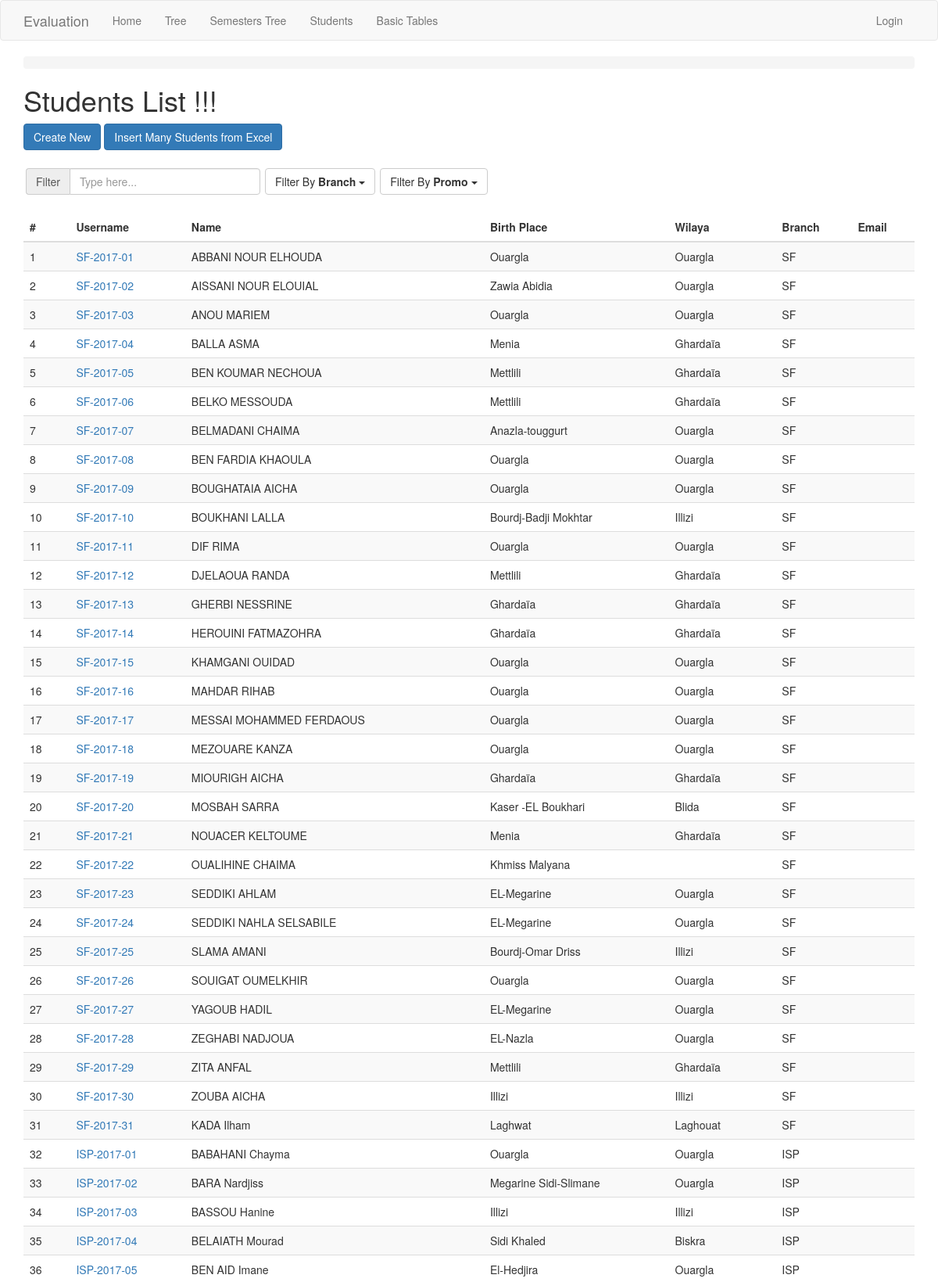
The page /student/ (upper part) on the database its author committed.
### app/models.py (models this page shows, shortened)
class Student(db.Model):
    id = db.Column(db.Integer, primary_key=True)
    username = db.Column(db.String(20), index=True, unique=True) # matricule
    last_name = db.Column(db.String(45), index=True)
    first_name = db.Column(db.String(45), index=True)
    email = db.Column(db.String(120))
    birth_date = db.Column(db.Date)
    birth_place = db.Column(db.String(45))
    address =  db.Column(db.String(120))
    photo = db.Column(db.String(250))
    sex = db.Column(db.String(20))
    residency = db.Column(db.String(20))
    phones = db.relationship('Phone', backref='student')
    create_time = db.Column(db.DateTime, default=datetime.utcnow)
    update_time = db.Column(db.DateTime, default=datetime.utcnow)
    branch_id = db.Column(db.Integer, db.ForeignKey('branch.id'))
    wilaya_id = db.Column(db.Integer, db.ForeignKey('wilaya.id'))
    student_sessions = db.relationship('StudentSession', back_populates='student')
    annual_grades = db.relationship('AnnualGrade', backref='student')

class Wilaya(db.Model):
    id = db.Column(db.Integer, primary_key=True)
    code = db.Column(db.String(10), index=True, unique=True)
    name = db.Column(db.String(100), index=True, unique=True)
    students = db.relationship('Student', backref='wilaya')
    def get_label(self):
        return self.name

class Branch(db.Model):
    id = db.Column(db.Integer, primary_key=True)
    name = db.Column(db.String(100), index=True, unique=True)
    description = db.Column(db.String(150))
    school_id = db.Column(db.Integer, db.ForeignKey('school.id'))
    students = db.relationship('Student', backref='branch')
    semesters = db.relationship('Semester', backref='branch')
    promos = db.relationship('Promo', backref='branch', order_by='Promo.start_date')

### app/routes.py (the view)
@app.route('/student/')
@register_breadcrumb(app, '.basic.student', 'Students')
def student_index():
    students = Student.query.all()
    return render_template('student/index.html', title='Students List', students=students)

### app/templates/student/index.html (shortened to what this page needs)
{% extends "base.html" %}
{% block styles %}
  {{super()}}
{% endblock %}
{% block app_content %}
    {% include '_breadcrumbs.html' %}
    <h1>Students List !!!</h1>
    <div>
        <a class="btn btn-primary" href="{{ url_for('students_create') }}">Create New</a>
        <a class="btn btn-primary" href="{{ url_for('students_create_many') }}"
        >Insert Many Students from Excel</a>
    </div>
    <div class="input-group filter_w">
      <span class="input-group-addon">Filter</span>
      <input id="filter" type="text" class="form-control" placeholder="Type here...">
    </div>
    <div class="dropdown filter_w">
      <button class="btn btn-default dropdown-toggle" type="button" id="dropdownMenu1" data-toggle="dropdown" aria-haspopup="true" aria-expanded="true">
        Filter By <b>Branch</b>
        <span class="caret"></span>
      </button>
    </div>
    <div class="dropdown filter_w">
      <button class="btn btn-default dropdown-toggle" type="button" id="dropdownMenu1" data-toggle="dropdown" aria-haspopup="true" aria-expanded="true">
        Filter By <b>Promo</b>
        <span class="caret"></span>
      </button>
    </div>
    <div>
      <table class="table table-striped">
        <thead>
          <tr>
            <th scope="col">#</th>
            <th scope="col">Username</th>
            <th scope="col">Name</th>
            <th scope="col">Birth Place</th>
            <th scope="col">Wilaya</th>
            <th scope="col">Branch</th>
            <th scope="col">Email</th>
          </tr>
        </thead>
        <tbody class="searchable">
        {% for student in students %}
          <tr>
            <td>{{loop.index}}</td>
            <td><a href="{{ url_for('student_view', id=student.id) }}"
              >{{ student.username }}</a></td>
            <td>{{ student.last_name | replace(' ', ' ') }} {{ student.first_name | replace(' ', ' ') }}</td>
            <td>{{ student.birth_place | replace('None', '') }}</td>
            <td>
              {% if student.wilaya %}
                {{ student.wilaya.get_label() | replace('None', '') }}
              {% endif %}
            </td>
            <td class="branch" value="{{student.branch.name}}">{{ student.branch.name }}</td>
            <td>{{ student.email | replace('None', '') }}</td>
          </tr>
        {% endfor %}
        </tbody>
      </table>
    </div>
{% endblock %}

### app/templates/student/index.html (style rules this page uses)
.filter_w { max-width: 300px; float: left; margin: 3px; }

### rows shown on the page
Student: username "SF-2017-01", last_name "ABBANI", first_name "NOUR ELHOUDA", birth_place "Ouargla", wilaya.get_label "Ouargla", branch.name "SF"
Student: username "SF-2017-02", last_name "AISSANI", first_name "NOUR ELOUIAL", birth_place "Zawia Abidia", wilaya.get_label "Ouargla", branch.name "SF"
Student: username "SF-2017-03", last_name "ANOU", first_name "MARIEM", birth_place "Ouargla", wilaya.get_label "Ouargla", branch.name "SF"
Student: username "SF-2017-04", last_name "BALLA", first_name "ASMA", birth_place "Menia", wilaya.get_label "Ghardaïa", branch.name "SF"
Student: username "SF-2017-05", last_name "BEN KOUMAR", first_name "NECHOUA", birth_place "Mettlili", wilaya.get_label "Ghardaïa", branch.name "SF"
Student: username "SF-2017-06", last_name "BELKO", first_name "MESSOUDA", birth_place "Mettlili", wilaya.get_label "Ghardaïa", branch.name "SF"
Student: username "SF-2017-07", last_name "BELMADANI", first_name "CHAIMA", birth_place "Anazla-touggurt", wilaya.get_label "Ouargla", branch.name "SF"
Student: username "SF-2017-08", last_name "BEN FARDIA", first_name "KHAOULA", birth_place "Ouargla", wilaya.get_label "Ouargla", branch.name "SF"
Student: username "SF-2017-09", last_name "BOUGHATAIA", first_name "AICHA", birth_place "Ouargla", wilaya.get_label "Ouargla", branch.name "SF"
Student: username "SF-2017-10", last_name "BOUKHANI", first_name "LALLA", birth_place "Bourdj-Badji Mokhtar", wilaya.get_label "Illizi", branch.name "SF"
Student: username "SF-2017-11", last_name "DIF", first_name "RIMA", birth_place "Ouargla", wilaya.get_label "Ouargla", branch.name "SF"
Student: username "SF-2017-12", last_name "DJELAOUA", first_name "RANDA", birth_place "Mettlili", wilaya.get_label "Ghardaïa", branch.name "SF"
Student: username "SF-2017-13", last_name "GHERBI", first_name "NESSRINE", birth_place "Ghardaïa", wilaya.get_label "Ghardaïa", branch.name "SF"
Student: username "SF-2017-14", last_name "HEROUINI", first_name "FATMAZOHRA", birth_place "Ghardaïa", wilaya.get_label "Ghardaïa", branch.name "SF"
Student: username "SF-2017-15", last_name "KHAMGANI", first_name "OUIDAD", birth_place "Ouargla", wilaya.get_label "Ouargla", branch.name "SF"
Student: username "SF-2017-16", last_name "MAHDAR", first_name "RIHAB", birth_place "Ouargla", wilaya.get_label "Ouargla", branch.name "SF"
Student: username "SF-2017-17", last_name "MESSAI MOHAMMED", first_name "FERDAOUS", birth_place "Ouargla", wilaya.get_label "Ouargla", branch.name "SF"
Student: username "SF-2017-18", last_name "MEZOUARE", first_name "KANZA", birth_place "Ouargla", wilaya.get_label "Ouargla", branch.name "SF"
Student: username "SF-2017-19", last_name "MIOURIGH", first_name "AICHA", birth_place "Ghardaïa", wilaya.get_label "Ghardaïa", branch.name "SF"
Student: username "SF-2017-20", last_name "MOSBAH", first_name "SARRA", birth_place "Kaser -EL Boukhari", wilaya.get_label "Blida", branch.name "SF"
Student: username "SF-2017-21", last_name "NOUACER", first_name "KELTOUME", birth_place "Menia", wilaya.get_label "Ghardaïa", branch.name "SF"
Student: username "SF-2017-22", last_name "OUALIHINE", first_name "CHAIMA", birth_place "Khmiss Malyana", branch.name "SF"
Student: username "SF-2017-23", last_name "SEDDIKI", first_name "AHLAM", birth_place "EL-Megarine", wilaya.get_label "Ouargla", branch.name "SF"
Student: username "SF-2017-24", last_name "SEDDIKI", first_name "NAHLA SELSABILE", birth_place "EL-Megarine", wilaya.get_label "Ouargla", branch.name "SF"
Student: username "SF-2017-25", last_name "SLAMA", first_name "AMANI", birth_place "Bourdj-Omar Driss", wilaya.get_label "Illizi", branch.name "SF"
Student: username "SF-2017-26", last_name "SOUIGAT", first_name "OUMELKHIR", birth_place "Ouargla", wilaya.get_label "Ouargla", branch.name "SF"
Student: username "SF-2017-27", last_name "YAGOUB", first_name "HADIL", birth_place "EL-Megarine", wilaya.get_label "Ouargla", branch.name "SF"
Student: username "SF-2017-28", last_name "ZEGHABI", first_name "NADJOUA", birth_place "EL-Nazla", wilaya.get_label "Ouargla", branch.name "SF"
Student: username "SF-2017-29", last_name "ZITA", first_name "ANFAL", birth_place "Mettlili", wilaya.get_label "Ghardaïa", branch.name "SF"
Student: username "SF-2017-30", last_name "ZOUBA", first_name "AICHA", birth_place "Illizi", wilaya.get_label "Illizi", branch.name "SF"
Student: username "SF-2017-31", last_name "KADA", first_name "Ilham", birth_place "Laghwat", wilaya.get_label "Laghouat", branch.name "SF"
Student: username "ISP-2017-01", last_name "BABAHANI", first_name "Chayma", birth_place "Ouargla", wilaya.get_label "Ouargla", branch.name "ISP"
Student: username "ISP-2017-02", last_name "BARA", first_name "Nardjiss", birth_place "Megarine Sidi-Slimane", wilaya.get_label "Ouargla", branch.name "ISP"
Student: username "ISP-2017-03", last_name "BASSOU", first_name "Hanine", birth_place "Illizi", wilaya.get_label "Illizi", branch.name "ISP"
Student: username "ISP-2017-04", last_name "BELAIATH", first_name "Mourad", birth_place "Sidi Khaled", wilaya.get_label "Biskra", branch.name "ISP"
Student: username "ISP-2017-05", last_name "BEN AID", first_name "Imane", birth_place "El-Hedjira", wilaya.get_label "Ouargla", branch.name "ISP"
